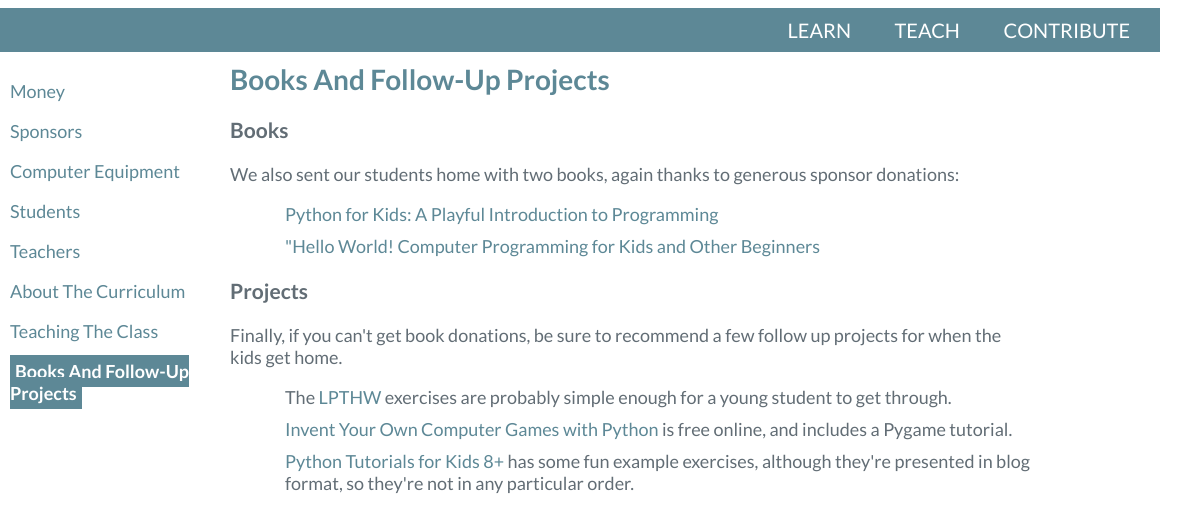
Before: /teach/step/8/ with the older database file.
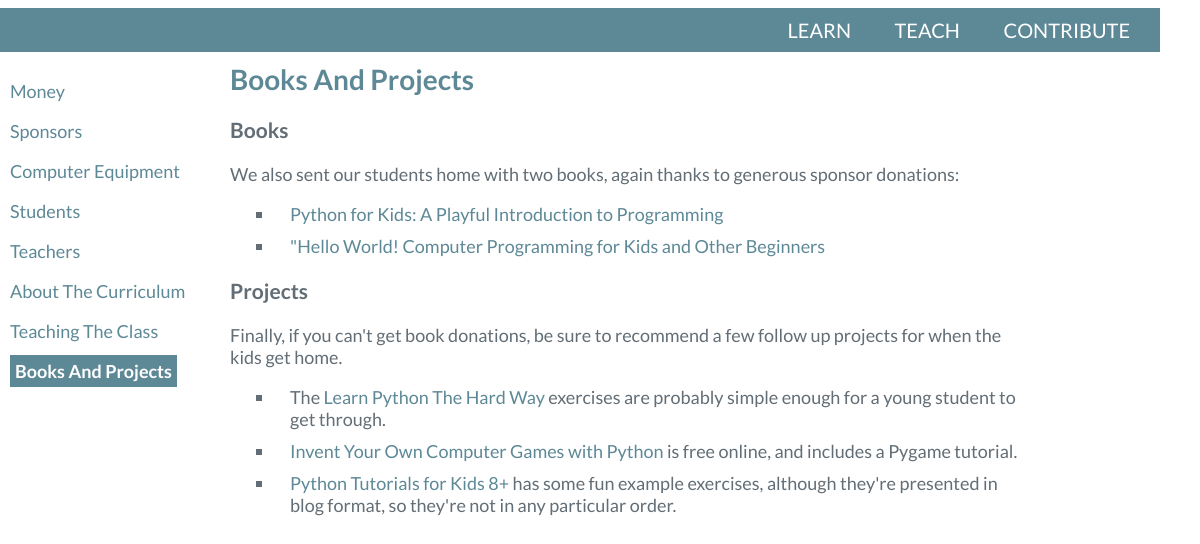
After: the same page with the newer database file.
### teaching/models.py (models this page shows, shortened)
class Step(models.Model):
    step_number = models.IntegerField()
    step_name = models.CharField(max_length=200)
    image = models.CharField(max_length=200, blank=True, null=True)
    description = models.TextField()

### teaching/views.py (the view)
# urls.py: url(r'^lesson/(?P<lesson_number>[0-9]+)/step/(?P<step_number>[0-9]+)/$', views.lesson_step, name='lesson_step_detail'),
def step(request, step_number):
    step = Step.objects.get(step_number=step_number)
    all_steps = Step.objects.all().order_by('step_number')
    context = {
        'step': step,
        'step_list': all_steps,
    }
    return render(request, 'teaching/step.html', context)

### teaching/templates/teaching/step.html
{% include "youngcoders/header.html" %}
{% include "teaching/header.html" %}
<div id="container">
  <div id="nav-list">
    {% include "teaching/step-navigation.html" %}
  </div>
  <div id="content">
    {% include "teaching/step-content.html" %}
  </div>
</div>

### teaching/templates/teaching/step-navigation.html
<div id="step-list-text">
  {% if step_list %}
    {% for item in step_list %}
      {% if item == step %}<p class="active">{% else %}<p>{% endif %}
        <a href="/teach/step/{{ item.step_number }}">
            {{ item.step_name }}
        </a>
      </p>
    {% endfor %}
  {% endif %}
</div>

### teaching/templates/teaching/step-content.html
{% if step %}
  {% load staticfiles %}
    <div id="step-description">
        <div id="step-name">{{ step.step_name }}</div>
        {{ step.description | safe }}
    </div>
{% else %}
    <p>No details are available.</p>
{% endif %}

Changed rows visible on the page:
changed Step: step_name "Books And Follow-Up Projects" → "Books And Projects"; description "…kids get home. The LPTHW exercises are probably simple…" → "…kids get home. The Learn Python The Hard Way exercises are probably simple…"
